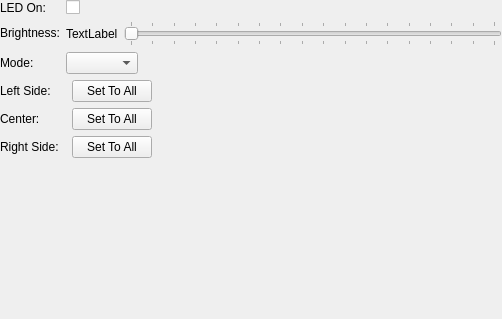
<?xml version="1.0" encoding="UTF-8"?>
<ui version="4.0">
 <class>driverWidget</class>
 <widget class="QWidget" name="driverWidget">
  <property name="geometry">
   <rect>
    <x>0</x>
    <y>0</y>
    <width>502</width>
    <height>319</height>
   </rect>
  </property>
  <property name="windowTitle">
   <string>Driver Settings</string>
  </property>
  <layout class="QFormLayout" name="formLayout">
   <property name="leftMargin">
    <number>0</number>
   </property>
   <property name="topMargin">
    <number>0</number>
   </property>
   <property name="rightMargin">
    <number>0</number>
   </property>
   <property name="bottomMargin">
    <number>0</number>
   </property>
   <item row="3" column="0">
    <widget class="QLabel" name="brightnessText">
     <property name="text">
      <string>Brightness:</string>
     </property>
    </widget>
   </item>
   <item row="4" column="0">
    <widget class="QLabel" name="modeText">
     <property name="text">
      <string>Mode:</string>
     </property>
    </widget>
   </item>
   <item row="5" column="0">
    <widget class="QLabel" name="leftText">
     <property name="text">
      <string>Left Side:</string>
     </property>
    </widget>
   </item>
   <item row="6" column="0">
    <widget class="QLabel" name="centerText">
     <property name="text">
      <string>Center:</string>
     </property>
    </widget>
   </item>
   <item row="7" column="0">
    <widget class="QLabel" name="rightTeext">
     <property name="text">
      <string>Right Side:</string>
     </property>
    </widget>
   </item>
   <item row="4" column="1">
    <layout class="QHBoxLayout" name="horizontalLayout">
     <item>
      <widget class="QComboBox" name="modeCB"/>
     </item>
     <item>
      <spacer name="horizontalSpacer">
       <property name="orientation">
        <enum>Qt::Horizontal</enum>
       </property>
       <property name="sizeHint" stdset="0">
        <size>
         <width>40</width>
         <height>20</height>
        </size>
       </property>
      </spacer>
     </item>
    </layout>
   </item>
   <item row="3" column="1">
    <layout class="QHBoxLayout" name="horizontalLayout_2">
     <item>
      <widget class="QLabel" name="brightnessValue">
       <property name="text">
        <string>TextLabel</string>
       </property>
      </widget>
     </item>
     <item>
      <widget class="QSlider" name="brightnessSlider">
       <property name="maximum">
        <number>255</number>
       </property>
       <property name="orientation">
        <enum>Qt::Horizontal</enum>
       </property>
       <property name="tickPosition">
        <enum>QSlider::TicksBothSides</enum>
       </property>
       <property name="tickInterval">
        <number>15</number>
       </property>
      </widget>
     </item>
    </layout>
   </item>
   <item row="6" column="1">
    <layout class="QHBoxLayout" name="horizontalLayout_4">
     <item>
      <widget class="ColorWidget" name="centerColor" native="true"/>
     </item>
     <item>
      <widget class="QPushButton" name="setToAllCenterPB">
       <property name="text">
        <string>Set To All</string>
       </property>
      </widget>
     </item>
     <item>
      <spacer name="horizontalSpacer_3">
       <property name="orientation">
        <enum>Qt::Horizontal</enum>
       </property>
       <property name="sizeHint" stdset="0">
        <size>
         <width>40</width>
         <height>20</height>
        </size>
       </property>
      </spacer>
     </item>
    </layout>
   </item>
   <item row="7" column="1">
    <layout class="QHBoxLayout" name="horizontalLayout_5">
     <item>
      <widget class="ColorWidget" name="rightColor" native="true"/>
     </item>
     <item>
      <widget class="QPushButton" name="setToAllRightPB">
       <property name="text">
        <string>Set To All</string>
       </property>
      </widget>
     </item>
     <item>
      <spacer name="horizontalSpacer_4">
       <property name="orientation">
        <enum>Qt::Horizontal</enum>
       </property>
       <property name="sizeHint" stdset="0">
        <size>
         <width>40</width>
         <height>20</height>
        </size>
       </property>
      </spacer>
     </item>
    </layout>
   </item>
   <item row="5" column="1">
    <layout class="QHBoxLayout" name="horizontalLayout_3">
     <item>
      <widget class="ColorWidget" name="leftColor" native="true"/>
     </item>
     <item>
      <widget class="QPushButton" name="setToAllLeftPB">
       <property name="text">
        <string>Set To All</string>
       </property>
      </widget>
     </item>
     <item>
      <spacer name="horizontalSpacer_2">
       <property name="orientation">
        <enum>Qt::Horizontal</enum>
       </property>
       <property name="sizeHint" stdset="0">
        <size>
         <width>40</width>
         <height>20</height>
        </size>
       </property>
      </spacer>
     </item>
    </layout>
   </item>
   <item row="2" column="0">
    <widget class="QLabel" name="statusText">
     <property name="text">
      <string>LED On:</string>
     </property>
    </widget>
   </item>
   <item row="2" column="1">
    <widget class="QCheckBox" name="stateCB"/>
   </item>
  </layout>
 </widget>
 <customwidgets>
  <customwidget>
   <class>ColorWidget</class>
   <extends>QWidget</extends>
   <header>clevokeyboardgui.gui.color_widget</header>
   <container>1</container>
  </customwidget>
 </customwidgets>
 <resources/>
 <connections/>
</ui>
